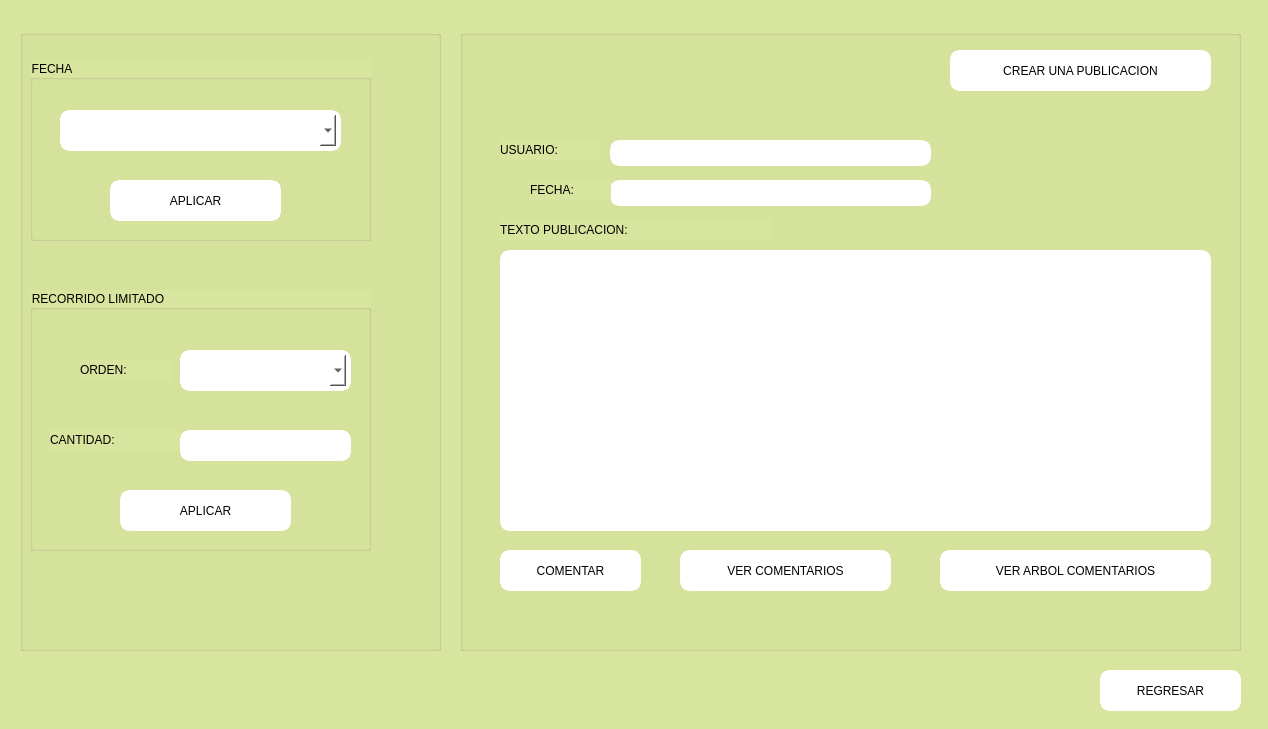
<?xml version="1.0" encoding="UTF-8"?>
<ui version="4.0">
 <class>Publicaciones</class>
 <widget class="QMainWindow" name="Publicaciones">
  <property name="geometry">
   <rect>
    <x>0</x>
    <y>0</y>
    <width>1268</width>
    <height>729</height>
   </rect>
  </property>
  <property name="windowTitle">
   <string>MainWindow</string>
  </property>
  <property name="styleSheet">
   <string notr="true">background-color: rgb(216, 229, 158);
</string>
  </property>
  <widget class="QWidget" name="centralwidget">
   <widget class="QPushButton" name="pushButton_3">
    <property name="geometry">
     <rect>
      <x>1100</x>
      <y>670</y>
      <width>141</width>
      <height>41</height>
     </rect>
    </property>
    <property name="cursor">
     <cursorShape>PointingHandCursor</cursorShape>
    </property>
    <property name="styleSheet">
     <string notr="true">font: 900 10pt &quot;Segoe UI Black&quot;;
border: 5px solid white;
background-color: rgb(255, 255, 255);
border-radius: 10px;
</string>
    </property>
    <property name="text">
     <string>REGRESAR</string>
    </property>
   </widget>
   <widget class="QGroupBox" name="groupBox_3">
    <property name="geometry">
     <rect>
      <x>20</x>
      <y>30</y>
      <width>421</width>
      <height>621</height>
     </rect>
    </property>
    <property name="title">
     <string/>
    </property>
    <widget class="QGroupBox" name="groupBox">
     <property name="geometry">
      <rect>
       <x>10</x>
       <y>30</y>
       <width>341</width>
       <height>181</height>
      </rect>
     </property>
     <property name="styleSheet">
      <string notr="true">font: 12pt &quot;Sitka&quot;;</string>
     </property>
     <property name="title">
      <string>FECHA</string>
     </property>
     <widget class="QPushButton" name="pushButton">
      <property name="geometry">
       <rect>
        <x>80</x>
        <y>120</y>
        <width>171</width>
        <height>41</height>
       </rect>
      </property>
      <property name="cursor">
       <cursorShape>PointingHandCursor</cursorShape>
      </property>
      <property name="styleSheet">
       <string notr="true">font: 900 10pt &quot;Segoe UI Black&quot;;
border: 5px solid white;
background-color: rgb(255, 255, 255);
border-radius: 10px;</string>
      </property>
      <property name="text">
       <string>APLICAR</string>
      </property>
     </widget>
     <widget class="QComboBox" name="cmbFecha">
      <property name="geometry">
       <rect>
        <x>30</x>
        <y>50</y>
        <width>281</width>
        <height>41</height>
       </rect>
      </property>
      <property name="cursor">
       <cursorShape>PointingHandCursor</cursorShape>
      </property>
      <property name="styleSheet">
       <string notr="true">padding: 5px;
font: 900 10pt &quot;Segoe UI Black&quot;;
border: 5px solid white;
background-color: rgb(255, 255, 255);
border-radius: 10px;
text-align: center;
</string>
      </property>
      <item>
       <property name="text">
        <string/>
       </property>
      </item>
      <item>
       <property name="text">
        <string>TODOS</string>
       </property>
      </item>
     </widget>
    </widget>
    <widget class="QGroupBox" name="groupBox_2">
     <property name="geometry">
      <rect>
       <x>10</x>
       <y>260</y>
       <width>341</width>
       <height>261</height>
      </rect>
     </property>
     <property name="styleSheet">
      <string notr="true">font: 12pt &quot;Sitka&quot;;</string>
     </property>
     <property name="title">
      <string>RECORRIDO LIMITADO</string>
     </property>
     <widget class="QPushButton" name="pushButton_2">
      <property name="geometry">
       <rect>
        <x>90</x>
        <y>200</y>
        <width>171</width>
        <height>41</height>
       </rect>
      </property>
      <property name="cursor">
       <cursorShape>PointingHandCursor</cursorShape>
      </property>
      <property name="styleSheet">
       <string notr="true">font: 900 10pt &quot;Segoe UI Black&quot;;
border: 5px solid white;
background-color: rgb(255, 255, 255);
border-radius: 10px;</string>
      </property>
      <property name="text">
       <string>APLICAR</string>
      </property>
     </widget>
     <widget class="QLabel" name="label_3">
      <property name="geometry">
       <rect>
        <x>50</x>
        <y>70</y>
        <width>91</width>
        <height>20</height>
       </rect>
      </property>
      <property name="styleSheet">
       <string notr="true">font: 600 14pt &quot;Segoe UI Semibold&quot;;</string>
      </property>
      <property name="text">
       <string>ORDEN:</string>
      </property>
     </widget>
     <widget class="QLabel" name="label_5">
      <property name="geometry">
       <rect>
        <x>20</x>
        <y>140</y>
        <width>131</width>
        <height>20</height>
       </rect>
      </property>
      <property name="styleSheet">
       <string notr="true">font: 600 14pt &quot;Segoe UI Semibold&quot;;</string>
      </property>
      <property name="text">
       <string>CANTIDAD:</string>
      </property>
     </widget>
     <widget class="QLineEdit" name="txtCantidad">
      <property name="geometry">
       <rect>
        <x>150</x>
        <y>140</y>
        <width>171</width>
        <height>31</height>
       </rect>
      </property>
      <property name="styleSheet">
       <string notr="true">font: 600 11pt &quot;Segoe UI Variable Display Semib&quot;;
border: 5px solid white;
background-color: rgb(255, 255, 255);
border-radius: 10px;</string>
      </property>
     </widget>
     <widget class="QComboBox" name="cmbOrden">
      <property name="geometry">
       <rect>
        <x>150</x>
        <y>60</y>
        <width>171</width>
        <height>41</height>
       </rect>
      </property>
      <property name="styleSheet">
       <string notr="true">text-align: center;
font: 900 10pt &quot;Segoe UI Black&quot;;
border: 5px solid white;
background-color: rgb(255, 255, 255);
border-radius: 10px;
padding: 5px;
</string>
      </property>
      <item>
       <property name="text">
        <string/>
       </property>
      </item>
      <item>
       <property name="text">
        <string>PreOrden</string>
       </property>
      </item>
      <item>
       <property name="text">
        <string>PosOrden</string>
       </property>
      </item>
      <item>
       <property name="text">
        <string>InOrden</string>
       </property>
      </item>
     </widget>
    </widget>
   </widget>
   <widget class="QGroupBox" name="groupBox_4">
    <property name="geometry">
     <rect>
      <x>460</x>
      <y>30</y>
      <width>781</width>
      <height>621</height>
     </rect>
    </property>
    <property name="title">
     <string/>
    </property>
    <widget class="QPushButton" name="btnComentar">
     <property name="geometry">
      <rect>
       <x>40</x>
       <y>520</y>
       <width>141</width>
       <height>41</height>
      </rect>
     </property>
     <property name="cursor">
      <cursorShape>PointingHandCursor</cursorShape>
     </property>
     <property name="styleSheet">
      <string notr="true">font: 900 10pt &quot;Segoe UI Black&quot;;
border: 5px solid white;
background-color: rgb(255, 255, 255);
border-radius: 10px;
</string>
     </property>
     <property name="text">
      <string>COMENTAR</string>
     </property>
    </widget>
    <widget class="QPushButton" name="btnVercoment">
     <property name="geometry">
      <rect>
       <x>220</x>
       <y>520</y>
       <width>211</width>
       <height>41</height>
      </rect>
     </property>
     <property name="cursor">
      <cursorShape>PointingHandCursor</cursorShape>
     </property>
     <property name="styleSheet">
      <string notr="true">font: 900 10pt &quot;Segoe UI Black&quot;;
border: 5px solid white;
background-color: rgb(255, 255, 255);
border-radius: 10px;
</string>
     </property>
     <property name="text">
      <string>VER COMENTARIOS</string>
     </property>
    </widget>
    <widget class="QPushButton" name="btnVerArbol">
     <property name="geometry">
      <rect>
       <x>480</x>
       <y>520</y>
       <width>271</width>
       <height>41</height>
      </rect>
     </property>
     <property name="cursor">
      <cursorShape>PointingHandCursor</cursorShape>
     </property>
     <property name="styleSheet">
      <string notr="true">font: 900 10pt &quot;Segoe UI Black&quot;;
border: 5px solid white;
background-color: rgb(255, 255, 255);
border-radius: 10px;
</string>
     </property>
     <property name="text">
      <string>VER ARBOL COMENTARIOS</string>
     </property>
    </widget>
    <widget class="QPushButton" name="btnCrearPub">
     <property name="geometry">
      <rect>
       <x>490</x>
       <y>20</y>
       <width>261</width>
       <height>41</height>
      </rect>
     </property>
     <property name="cursor">
      <cursorShape>PointingHandCursor</cursorShape>
     </property>
     <property name="styleSheet">
      <string notr="true">font: 900 10pt &quot;Segoe UI Black&quot;;
border: 5px solid white;
background-color: rgb(255, 255, 255);
border-radius: 10px;
</string>
     </property>
     <property name="text">
      <string>CREAR UNA PUBLICACION</string>
     </property>
    </widget>
    <widget class="QPlainTextEdit" name="plainTextEdit">
     <property name="enabled">
      <bool>false</bool>
     </property>
     <property name="geometry">
      <rect>
       <x>40</x>
       <y>220</y>
       <width>711</width>
       <height>281</height>
      </rect>
     </property>
     <property name="styleSheet">
      <string notr="true">font: 600 11pt &quot;Segoe UI Variable Display Semib&quot;;
border: 5px solid white;
background-color: rgb(255, 255, 255);
border-radius: 10px;</string>
     </property>
    </widget>
    <widget class="QLineEdit" name="txtUsuario">
     <property name="enabled">
      <bool>false</bool>
     </property>
     <property name="geometry">
      <rect>
       <x>150</x>
       <y>110</y>
       <width>321</width>
       <height>26</height>
      </rect>
     </property>
     <property name="styleSheet">
      <string notr="true">font: 600 11pt &quot;Segoe UI Variable Display Semib&quot;;
border: 5px solid white;
background-color: rgb(255, 255, 255);
border-radius: 10px;</string>
     </property>
    </widget>
    <widget class="QLabel" name="label_7">
     <property name="geometry">
      <rect>
       <x>40</x>
       <y>190</y>
       <width>271</width>
       <height>20</height>
      </rect>
     </property>
     <property name="styleSheet">
      <string notr="true">font: 600 12pt &quot;Segoe UI Semibold&quot;;</string>
     </property>
     <property name="text">
      <string>TEXTO PUBLICACION: </string>
     </property>
    </widget>
    <widget class="QLabel" name="lblUsuario">
     <property name="geometry">
      <rect>
       <x>40</x>
       <y>110</y>
       <width>101</width>
       <height>20</height>
      </rect>
     </property>
     <property name="styleSheet">
      <string notr="true">font: 600 12pt &quot;Segoe UI Semibold&quot;;</string>
     </property>
     <property name="text">
      <string>USUARIO: </string>
     </property>
    </widget>
    <widget class="QLineEdit" name="txtFecha">
     <property name="enabled">
      <bool>false</bool>
     </property>
     <property name="geometry">
      <rect>
       <x>150</x>
       <y>150</y>
       <width>321</width>
       <height>26</height>
      </rect>
     </property>
     <property name="styleSheet">
      <string notr="true">font: 600 11pt &quot;Segoe UI Variable Display Semib&quot;;
border: 5px solid white;
background-color: rgb(255, 255, 255);
border-radius: 10px;</string>
     </property>
    </widget>
    <widget class="QLabel" name="lblFecha">
     <property name="geometry">
      <rect>
       <x>70</x>
       <y>150</y>
       <width>81</width>
       <height>20</height>
      </rect>
     </property>
     <property name="styleSheet">
      <string notr="true">font: 600 12pt &quot;Segoe UI Semibold&quot;;</string>
     </property>
     <property name="text">
      <string>FECHA: </string>
     </property>
    </widget>
   </widget>
  </widget>
 </widget>
 <resources/>
 <connections/>
</ui>
